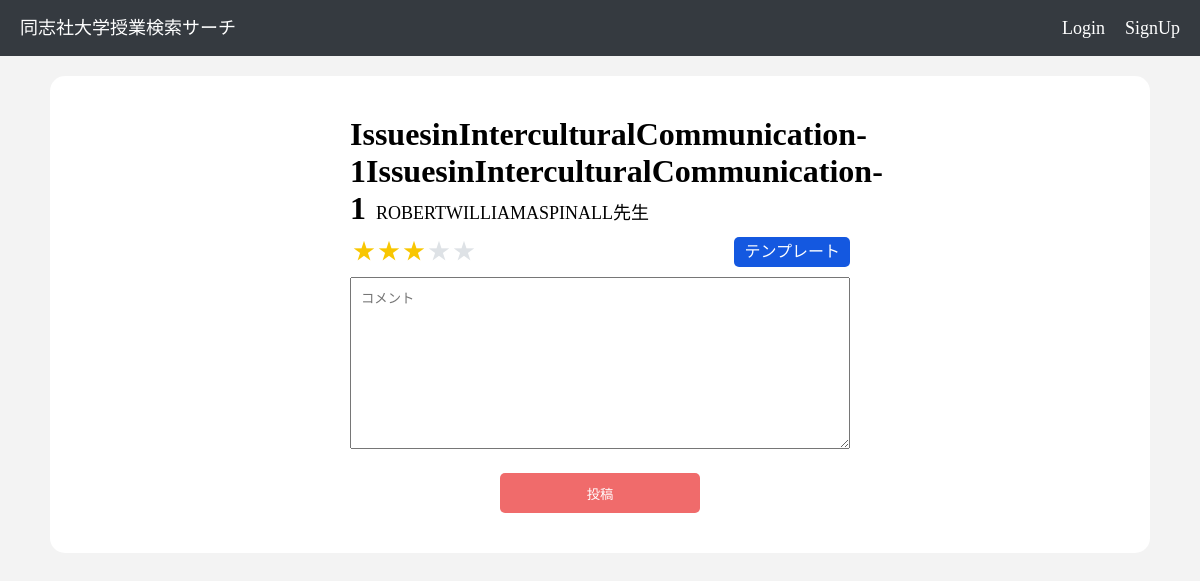
The app's page /add_comment/458 with its own data.
### dclass_application/models.py (models this page shows, shortened)
class Classes(models.Model):
    class_name = models.CharField(max_length=100)
    a_ratio = models.FloatField(default=0.0)
    b_ratio = models.FloatField(default=0.0)
    c_ratio = models.FloatField(default=0.0)
    d_ratio = models.FloatField(default=0.0)
    f_ratio = models.FloatField(default=0.0)
    o_ratio = models.FloatField(default=0.0)
    average_evaluation = models.FloatField(default=0.0)
    two_ago_a_ratio = models.FloatField(default=0.0)
    three_ago_a_ratio = models.FloatField(default=0.0)
    term = models.CharField(max_length=100)
    year = models.IntegerField(default=2021)
    place = models.CharField(max_length=100)
    class_form = models.CharField(max_length=100)
    day = models.CharField(max_length=100)
    time = models.CharField(max_length=100)
    favorite = models.IntegerField(default=0)
    textbook = models.CharField(max_length=100) #文字列でリスト代用
    code = models.CharField(max_length=100)
    faculty = models.CharField(max_length=100)
    teacher = models.CharField(max_length=100) #文字列でリストを代用
    syllabus_link = models.CharField(max_length=100)
    test_ratio = models.IntegerField(default=0)
    report_ratio = models.IntegerField(default=0)
    participation_ratio = models.IntegerField(default=0)
    comment_num = models.IntegerField(default=0)
    num_student = models.IntegerField(default=0)
    credit = models.IntegerField(default=0)

### dclass_application/views.py (the view, shortened to what this page needs)
# urls.py: path('add_comment/<int:clpk>', AddCommentView, name='add_comment'),
def AddCommentView(request, clpk):
    uspk = request.user.id
    if request.method == 'GET':
        params = {
            'cl': Classes.objects.get(pk=clpk),
            'form': CommentForm,
        }
        return render(request, 'add_comment.html', params)

### dclass_application/templates/add_comment.html (shortened to what this page needs)
{% extends 'base.html' %}
{% load static %}
{% block css %}
    <link rel="stylesheet" href="{% static 'css/add_comment.css' %}">
{% endblock css %}
{% block main %}
    <div class="wrapper">
        <div class="margin_center">
            <h1>{{cl.class_name}}<span class="teacher_span">{{cl.teacher}}先生</span></h1>
            <form action="{% url 'add_comment' cl.id %}", method = "post">
                <div class="star_template_w">
                    <div class="stars">
                        {% for radio in form.star %}
                            <label for="id_star_{{ forloop.counter0 }}">★</label>
                        {% endfor %}
                    </div>
                    <div class="comment_template">テンプレート</div>
                </div>
                <div>
                    {{form.text}}
                </div>
                <div class="center">
                    <input type="submit" value="投稿", class="btn add_comment_btn">
                </div>
            </form>
        </div>
    </div>
{% endblock main %}

### dclass_application/static/css/add_comment.css (style rules this page uses)
.stars input[type='radio']:checked ~ label { color: #F8C601; color: var(--my-star) }
.stars { display: flex; flex-direction: row-reverse; flex-wrap: nowrap; text-align: center; justify-content: flex-end; }
.star_template_w { display: flex; height: 30px; line-height: 30px; margin: 10px 0px; }
.stars label { font-size: 22px; color: var(--my-gray); padding-left: 3px; cursor: pointer; }
.comment_template { background-color: var(--my-blue); color: white; padding: 0 10px; box-sizing: border-box; border-radius: 5px; display: block; margin-left: auto; cursor: pointer; }
.add_comment_btn { background-color:var(--my-pink); border: none; width: 200px; color: white; margin-top: 20px; }

### dclass_application/static/css/main.css (style rules this page uses)
* { margin: 0; padding: 0; }
body { font-family: "Noto Sans Japanese", "ヒラギノ角ゴ Pro W3", "Hiragino Kaku Gothic Pro", "メイリオ", "Meiryo", "ＭＳ Ｐゴシック", "Osaka", "sans-serif"; }
:root { --my-gray: #DEE2E6; --my-light-gray: #F3F3F3; --my-black: #353A40; --my-blue: #1458e0; --my-light-blue: rgba(40, 213, 243, 0.972); --my-pink: #F06B6B; --my-star: #F8C601; --my-green: #28A745; }
html { background-color: var(--my-light-gray); }
.wrapper { margin: 40px 0px; padding: 40px 50px; background-color: white; border-radius: 15px; margin-top: 20px; }
.btn { height: 40px; border-radius: 5px; cursor: pointer; }
.center { text-align: center; }
.margin_center { margin: 0 auto; width: 50%; }
.comment { width: 100%; padding: 10px; box-sizing: border-box; }
.teacher_span { font-size: 18px; font-weight: normal; padding-left: 10px; }

### records on screen
Classes: class_name "IssuesinInterculturalCommunication-1IssuesinInterculturalCommunication-1", teacher "ROBERTWILLIAMASPINALL"
